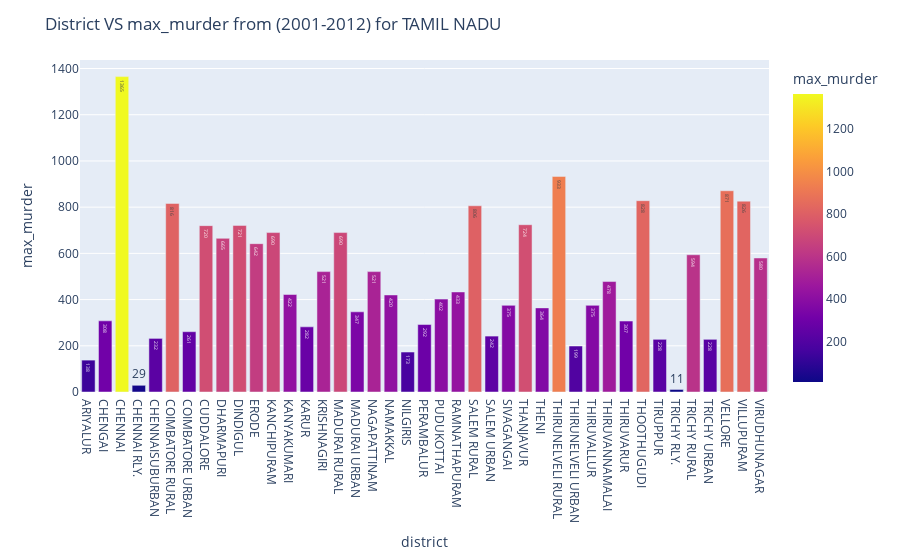

The notebook cell saved with this chart:
### Markdown cell above
##### Highest murder is happend at MAHABOOBNAGAR(2171) district and lowest murder happend in VIJAYAWADA RLY(32) from 2001-2012 In ANDHRA PRADESH

### Code cell
df_grouped = max_murder_districts.groupby(['state', 'district'])['max_murder'].sum().reset_index()
fig = px.bar(df_grouped.loc[df_grouped['state']  == states[8]] , x='district', y='max_murder', color='max_murder',text='max_murder', height=400)
fig.update_layout(title=f'District VS max_murder from (2001-2012) for {states[8]}')
fig.show()

### Figure 1 — Plotly figure (JSON) as saved in the notebook; plotly's stock layout.template omitted (floating-point values rounded to 4 significant figures)
{"data": [{"alignmentgroup": "True", "hovertemplate": "district=%{x}<br>max_murder=%{marker.color}<extra></extra>", "legendgroup": "", "marker": {"color": [138, 308, 1365, 29, 232, 816, 261, 720, 665, 721, 642, 690, 422, 282, 521, 690, 347, 521, 420, 173, 292, 402, 433, 806, 242, 375, 724, 364, 933, 199, 375, 478, 307, 828, 228, 11, 594, 228, 871, 826, 580], "coloraxis": "coloraxis", "pattern": {"shape": ""}}, "name": "", "offsetgroup": "", "orientation": "v", "showlegend": false, "text": [138, 308, 1365, 29, 232, 816, 261, 720, 665, 721, 642, 690, 422, 282, 521, 690, 347, 521, 420, 173, 292, 402, 433, 806, 242, 375, 724, 364, 933, 199, 375, 478, 307, 828, 228, 11, 594, 228, 871, 826, 580], "textposition": "auto", "type": "bar", "x": ["ARIYALUR", "CHENGAI", "CHENNAI", "CHENNAI RLY.", "CHENNAISUBURBAN", "COIMBATORE RURAL", "COIMBATORE URBAN", "CUDDALORE", "DHARMAPURI", "DINDIGUL", "ERODE", "KANCHIPURAM", "KANYAKUMARI", "KARUR", "KRISHNAGIRI", "MADURAI RURAL", "MADURAI URBAN", "NAGAPATTINAM", "NAMAKKAL", "NILGIRIS", "PERAMBALUR", "PUDUKOTTAI", "RAMNATHAPURAM", "SALEM RURAL", "SALEM URBAN", "SIVAGANGAI", "THANJAVUR", "THENI", "THIRUNELVELI RURAL", "THIRUNELVELI URBAN", "THIRUVALLUR", "THIRUVANNAMALAI", "THIRUVARUR", "THOOTHUGUDI", "TIRUPPUR", "TRICHY RLY.", "TRICHY RURAL", "TRICHY URBAN", "VELLORE", "VILLUPURAM", "VIRUDHUNAGAR"], "xaxis": "x", "y": [138, 308, 1365, 29, 232, 816, 261, 720, 665, 721, 642, 690, 422, 282, 521, 690, 347, 521, 420, 173, 292, 402, 433, 806, 242, 375, 724, 364, 933, 199, 375, 478, 307, 828, 228, 11, 594, 228, 871, 826, 580], "yaxis": "y"}], "layout": {"autosize": true, "barmode": "relative", "coloraxis": {"colorbar": {"title": {"text": "max_murder"}}, "colorscale": [[0, "#0d0887"], [0.1111, "#46039f"], [0.2222, "#7201a8"], [0.3333, "#9c179e"], [0.4444, "#bd3786"], [0.5556, "#d8576b"], [0.6667, "#ed7953"], [0.7778, "#fb9f3a"], [0.8889, "#fdca26"], [1, "#f0f921"]]}, "legend": {"tracegroupgap": 0}, "margin": {"t": 60}, "title": {"text": "District VS max_murder from (2001-2012) for TAMIL NADU"}, "xaxis": {"anchor": "y", "autorange": true, "domain": [0, 1], "range": [-0.5, 40.5], "title": {"text": "district"}, "type": "category"}, "yaxis": {"anchor": "x", "autorange": true, "domain": [0, 1], "range": [0, 1437.0], "title": {"text": "max_murder"}, "type": "linear"}}}
